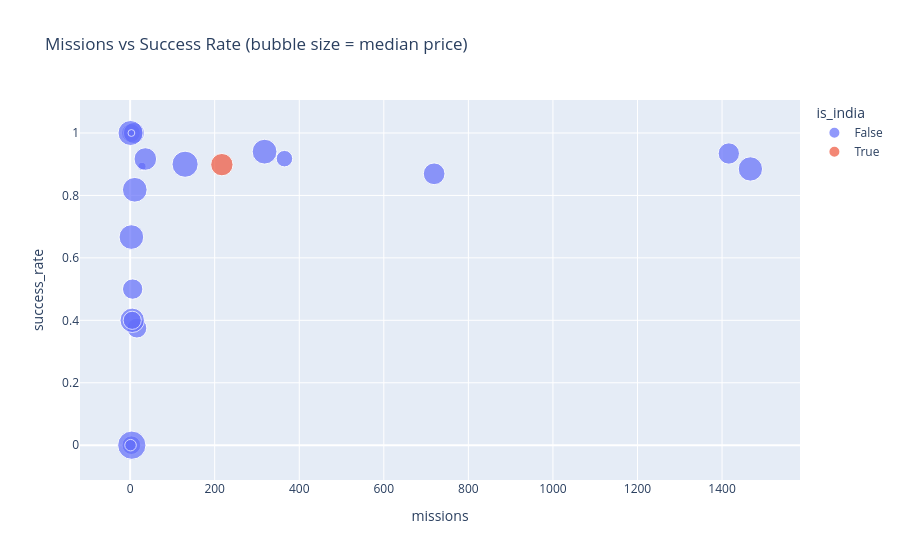

The cell this chart's notebook holds for it:
### Code cell
# 5) Bubble chart - mission count vs success rate per country, bubble by median price (if price exists)
group = df.groupby(country_col).agg(
    missions = (country_col, 'count'),
    success_rate = ('success_flag', 'mean'),
)
if price_col:
    group['median_price'] = df.groupby(country_col)[price_col].median().fillna(0)
else:
    group['median_price'] = group['missions']  # fallback sizing

group = group.dropna(subset=['success_rate']).reset_index()
# emphasize India
group['is_india'] = group[country_col].str.lower().str.contains('india')

fig = px.scatter(group, x='missions', y='success_rate', size='median_price', hover_name=country_col,
                 color='is_india', title='Missions vs Success Rate (bubble size = median price)')
fig.show()

out_html = "outputs/bubble_missions_vs_success.html"
fig.write_html(out_html)
print("Saved interactive bubble chart:", out_html)

print("""
Insight: This bubble visualization shows whether countries with many missions also maintain high success rates.
Larger bubbles indicate higher median costs (if available) — allowing economic/operational trade-offs to be seen.
India’s marker stands out via color, enabling quick visual comparison in count-success-cost space.
""")

### Figure 1 — Plotly figure (JSON) as saved in the notebook; plotly's stock layout.template omitted (floating-point values rounded to 4 significant figures)
{"data": [{"hovertemplate": "<b>%{hovertext}</b><br><br>is_india=False<br>missions=%{x}<br>success_rate=%{y}<br>median_price=%{marker.size}<extra></extra>", "hovertext": ["Australia", "Barents Sea", "Brazil", "China", "France", "Gran Canaria", "Iran", "Israel", "Japan", "Kazakhstan", "Kenya", "New Mexico", "New Zealand", "North Korea", "Pacific Missile Range Facility", "Pacific Ocean", "Russia", "Shahrud Missile Test Site", "South Korea", "Usa", "Yellow Sea"], "legendgroup": "False", "marker": {"color": "#636efa", "size": [47.0, 68.6, 39.1, 30.8, 69.5, 40.0, 44.65, 69.0, 77.35, 53.3, 50.5, 90.45, 7.5, 67.4, 15.0, 57.7, 51.4, 70.9, 37.4, 67.0, 5.3], "sizemode": "area", "sizeref": 0.2261, "symbol": "circle"}, "mode": "markers", "name": "False", "orientation": "v", "showlegend": true, "type": "scatter", "x": [6, 3, 3, 365, 318, 2, 16, 11, 130, 719, 9, 4, 28, 5, 1, 36, 1416, 1, 5, 1467, 3], "xaxis": "x", "y": [0.5, 0.6667, 0.0, 0.9178, 0.9403, 1.0, 0.375, 0.8182, 0.9, 0.8693, 1.0, 0.0, 0.8929, 0.4, 0.0, 0.9167, 0.9343, 1.0, 0.4, 0.8848, 1.0], "yaxis": "y"}, {"hovertemplate": "<b>%{hovertext}</b><br><br>is_india=True<br>missions=%{x}<br>success_rate=%{y}<br>median_price=%{marker.size}<extra></extra>", "hovertext": ["India"], "legendgroup": "True", "marker": {"color": "#EF553B", "size": [56.5], "sizemode": "area", "sizeref": 0.2261, "symbol": "circle"}, "mode": "markers", "name": "True", "orientation": "v", "showlegend": true, "type": "scatter", "x": [217], "xaxis": "x", "y": [0.8986], "yaxis": "y"}], "layout": {"legend": {"itemsizing": "constant", "title": {"text": "is_india"}, "tracegroupgap": 0}, "title": {"text": "Missions vs Success Rate (bubble size = median price)"}, "xaxis": {"anchor": "y", "domain": [0, 1], "title": {"text": "missions"}}, "yaxis": {"anchor": "x", "domain": [0, 1], "title": {"text": "success_rate"}}}}
